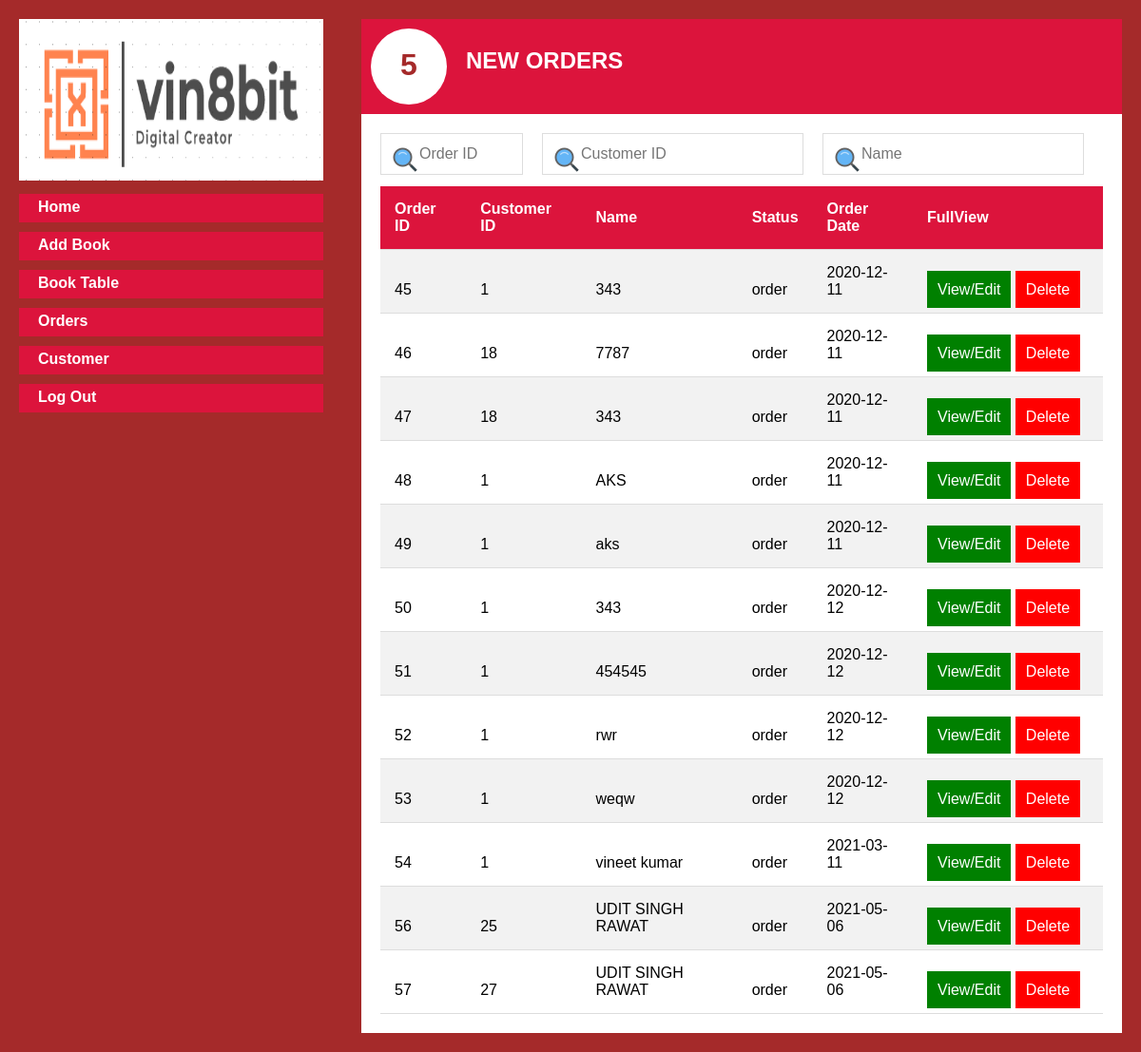
Screenshot of /neworders.php (signed in) with the database file from the repository.
### tables this page shows
CREATE TABLE `orders` (
  `order_id` int(8) NOT NULL,
  `customer_id` int(8) NOT NULL,
  `name` varchar(30) NOT NULL,
  `phone` varchar(13) NOT NULL,
  `address` text NOT NULL,
  `date1` date NOT NULL,
  `status` varchar(15) NOT NULL,
  `mode` varchar(17) NOT NULL,
  `card_no` int(20) DEFAULT NULL,
  `security_code` varchar(10) DEFAULT NULL,
  `card_name` varchar(30) DEFAULT NULL
);

### neworders.php (the view, shortened to what this page needs)
<?php
include_once('config.php');
?>
<!DOCTYPE html>
<html lang="en">
<head>
    <link rel="stylesheet" href="./css/adminindex.css">
    <link rel="stylesheet" href="./css/orderstable.css">
</head>
<body>
    <div class="container">
        <div class="side-menus">
            <img src="./icons/logo.png" alt="">
            <ul class="menus">
            <a href="adminhome.php"><li>Home</li></a>
                <a href="adminindex.php"><li>Add Book</li></a>
                <a href="booktable.php"><li>Book Table</li></a>
                <a href="orderstable.php"><li>Orders</li></a>
                <a href="customertable.php"><li>Customer</li></a>
                <a href="adminlogout.php"><li>Log Out</li></a>
            </ul>
        </div>
        <div class="main">
            <div class="title">
                <h1>5</h1>
                <h2>New Orders</h2>
            </div>
            <div class="main-content">
            <div class="search-box">
            <input type="text" id="myInput" onkeyup="myFunction()" placeholder="Order ID">
            <input type="text" id="myInput2" onkeyup="myFunction2()" placeholder="Customer ID">
            <input type="text" id="myInput3" onkeyup="myFunction3()" placeholder="Name">
            </div>
        <table id="myTable">
        <tr>
            <th>Order ID</th>
            <th>Customer ID</th>
            <th>Name</th>
			<th>Status</th>
            <th>Order Date</th>
            <th>FullView</th>
        </tr>
        <?php
       $stmt = $con->query("SELECT * FROM orders where status= 'order' ");
       while ($res = $stmt->fetch()) {
            echo "<tr>";
            echo "<td >".$res['order_id']."</td>";
            echo "<td >".$res['customer_id']."</td>";
            echo "<td >".$res['name']."</td>";
			echo "<td >".$res['status']."</td>";
            echo "<td >".$res['date1']."</td>";
            echo "<td id='fv'><a  href=\"orderlist.php?id=$res[order_id]-$res[customer_id]\"><div class='edit'>View/Edit</div></a> <a href=\"deleteorder.php?id=$res[order_id]-$res[customer_id]\" onClick=\"return confirm('Are you sure you want to delete?')\"><div class='delete'>Delete</div></a></td>";
			echo "</tr>";
        }
        ?>
    </table>
            </div>
        </div>
    </div>
</body>
</html>

### css/adminindex.css (style rules this page uses)
* { margin: 0; padding: 0; box-sizing: border-box; font-family: Arial, Helvetica, sans-serif; }
body { width: 100%; }
.container { width: 100%; display: flex; background-color: brown; }
.container .side-menus { width: 30%; height: 700px; padding: 20px; background-color: brown; }
.container .side-menus img { width: 100%; height: 170px; }
.container .main { width: 70%; padding: 20px; }
.container .main .title { display: flex; width: 100%; height: 100px;; padding: 10px 0px 0px 10px; background-color: crimson; }
.container .main .title h1 { padding: 20px; width: 80px; height: 80px; color: brown; background-color: white; border-radius: 50%; text-align: center; }
.container .main .title h2 { text-transform: uppercase; margin: 20px 20px 0 20px; color: white; }
.container .main .main-content { width: 100%; padding: 20px; background-color: white; }
.container .side-menus ul { text-decoration: none; }
.container .side-menus a { text-decoration: none; }
.container .side-menus .menus li { width: 100%; display: block; padding-left: 20px; padding-top: 5px; margin-top: 10px; height: 30px; color: white; font-weight: bold; background-color: crimson; }
.container .main .main-content #details-form label, input { display: block; font-size: 20px; color: green; }

### css/orderstable.css (style rules this page uses)
.main-content .search-box { display: flex; box-sizing: border-box; }
#myInput, #myInput2 , #myInput3 { background-image: url('../icons/search.png'); box-sizing: border-box; background-position: 10px 12px; background-repeat: no-repeat; width: 300px; font-size: 16px; padding: 12px 20px 12px 40px; color: gray; border: 1px solid #ddd; margin-bottom: 12px; margin-right: 20px; }
#myInput { width: 150px; }
table { width: 100%; border-collapse: collapse; }
th, td { padding: 15px; text-align: left; border-bottom: 1px solid #ddd; }
th { height: 50px; text-align: left; background-color: crimson; color: white; }
td { vertical-align: bottom; }
tr:nth-child(even) { background-color: #f2f2f2; }
table #fv { width: 200px; }
table a { text-decoration: none; }
table .edit { display: inline; text-align: center; margin-bottom: 20px; padding: 10px; color: white; border: 1px solid green; background-color: green; }
table .delete { display: inline; text-align: center; padding: 10px; color: white; border: 1px solid red; background-color: red; }

### rows the page displays
orders: order_id "45", customer "1", name "343", status "order", date1 "2020-12-11"
orders: order_id "46", customer "18", name "7787", status "order", date1 "2020-12-11"
orders: order_id "47", customer "18", name "343", status "order", date1 "2020-12-11"
orders: order_id "48", customer "1", name "AKS", status "order", date1 "2020-12-11"
orders: order_id "49", customer "1", name "aks", status "order", date1 "2020-12-11"
orders: order_id "50", customer "1", name "343", status "order", date1 "2020-12-12"
orders: order_id "51", customer "1", name "454545", status "order", date1 "2020-12-12"
orders: order_id "52", customer "1", name "rwr", status "order", date1 "2020-12-12"
orders: order_id "53", customer "1", name "weqw", status "order", date1 "2020-12-12"
orders: order_id "54", customer "1", name "vineet kumar", status "order", date1 "2021-03-11"
orders: order_id "56", customer "25", name "UDIT SINGH RAWAT", status "order", date1 "2021-05-06"
orders: order_id "57", customer "27", name "UDIT SINGH RAWAT", status "order", date1 "2021-05-06"
